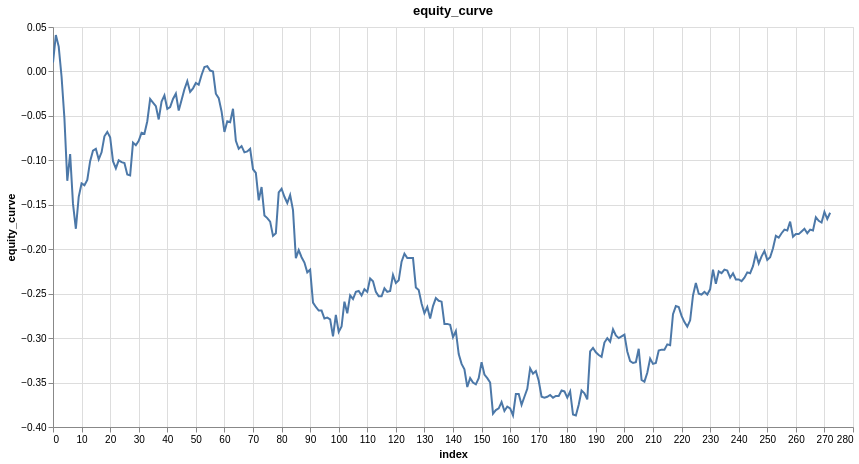

The cell this chart's notebook holds for it:
### Code cell
features = ['close_log_return_lag_1']
model = LinearModel(len(features))
model_trades = research.learn_model_trades(ts.drop_nulls(), features, target, model, loss=nn.L1Loss())
model_trades = research.add_tx_fees_log(model_trades, maker_fee, taker_fee)
research.plot_column(model_trades, 'equity_curve')
# looks almost like a straight line, with minimal drawdown, which is what you want, the higher the sharpe, the straigther the line. Sharpes of
# 20-40 is basically a straight line. This curve tells us we could use way more leverage with this. big question now, transaction fees, lets 
# see if its still amazing

### Figure 1 — Vega specification as saved in the notebook (floating-point values rounded to 4 significant figures; data arrays with more than 128 entries replaced by an {"elided": "..."} marker saying what was removed)
{"$schema": "https://vega.github.io/schema/vega/v6.json", "data": [{"name": "param_1e9efca18e7a2868_store"}, {"name": "source_0", "values": {"elided": "273 records"}}, {"name": "source_0_x_domain_index", "values": [{"min": 0, "max": 272}]}, {"name": "source_0_y_domain_equity_curve", "values": [{"min": -0.387, "max": 0.041}]}], "signals": [{"name": "unit", "value": {}, "on": [{"events": "pointermove", "update": "isTuple(group()) ? group() : unit"}]}, {"name": "param_1e9efca18e7a2868", "update": "vlSelectionResolve(\"param_1e9efca18e7a2868_store\", \"union\")"}, {"name": "param_1e9efca18e7a2868_index", "on": [{"events": [{"source": "view", "type": "dblclick"}], "update": "null"}, {"events": {"signal": "param_1e9efca18e7a2868_translate_delta"}, "update": "panLinear(param_1e9efca18e7a2868_translate_anchor.extent_x, -param_1e9efca18e7a2868_translate_delta.x / width)"}, {"events": {"signal": "param_1e9efca18e7a2868_zoom_delta"}, "update": "zoomLinear(domain(\"x\"), param_1e9efca18e7a2868_zoom_anchor.x, param_1e9efca18e7a2868_zoom_delta)"}]}, {"name": "param_1e9efca18e7a2868_equity_curve", "on": [{"events": [{"source": "view", "type": "dblclick"}], "update": "null"}, {"events": {"signal": "param_1e9efca18e7a2868_translate_delta"}, "update": "panLinear(param_1e9efca18e7a2868_translate_anchor.extent_y, param_1e9efca18e7a2868_translate_delta.y / height)"}, {"events": {"signal": "param_1e9efca18e7a2868_zoom_delta"}, "update": "zoomLinear(domain(\"y\"), param_1e9efca18e7a2868_zoom_anchor.y, param_1e9efca18e7a2868_zoom_delta)"}]}, {"name": "param_1e9efca18e7a2868_tuple", "on": [{"events": [{"signal": "param_1e9efca18e7a2868_index || param_1e9efca18e7a2868_equity_curve"}], "update": "param_1e9efca18e7a2868_index && param_1e9efca18e7a2868_equity_curve ? {unit: \"\", fields: param_1e9efca18e7a2868_tuple_fields, values: [param_1e9efca18e7a2868_index,param_1e9efca18e7a2868_equity_curve]} : null"}]}, {"name": "param_1e9efca18e7a2868_tuple_fields", "value": [{"field": "index", "channel": "x", "type": "R"}, {"field": "equity_curve", "channel": "y", "type": "R"}]}, {"name": "param_1e9efca18e7a2868_translate_anchor", "value": {}, "on": [{"events": [{"source": "scope", "type": "pointerdown"}], "update": "{x: x(unit), y: y(unit), extent_x: domain(\"x\"), extent_y: domain(\"y\")}"}]}, {"name": "param_1e9efca18e7a2868_translate_delta", "value": {}, "on": [{"events": [{"source": "window", "between": [{"source": "scope", "type": "pointerdown"}, {"source": "window", "type": "pointerup"}], "type": "pointermove", "consume": true}], "update": "{x: param_1e9efca18e7a2868_translate_anchor.x - x(unit), y: param_1e9efca18e7a2868_translate_anchor.y - y(unit)}"}]}, {"name": "param_1e9efca18e7a2868_zoom_anchor", "on": [{"events": [{"source": "scope", "type": "wheel", "consume": true}], "update": "{x: invert(\"x\", x(unit)), y: invert(\"y\", y(unit))}"}]}, {"name": "param_1e9efca18e7a2868_zoom_delta", "on": [{"events": [{"source": "scope", "type": "wheel", "consume": true}], "update": "pow(1.001, event.deltaY * pow(16, event.deltaMode))", "force": true}]}, {"name": "param_1e9efca18e7a2868_modify", "on": [{"events": {"signal": "param_1e9efca18e7a2868_tuple"}, "update": "modify(\"param_1e9efca18e7a2868_store\", param_1e9efca18e7a2868_tuple, true)"}]}], "marks": [{"type": "line", "name": "marks", "from": {"data": "source_0"}, "sort": {"field": "x"}, "encode": {"update": {"stroke": {"value": "#4c78a8"}, "defined": {"signal": "isValid(datum[\"index\"]) && isFinite(+datum[\"index\"]) && isValid(datum[\"equity_curve\"]) && isFinite(+datum[\"equity_curve\"])"}, "y": {"field": "equity_curve", "scale": "y"}, "tooltip": {"signal": "{\"index\": format(datum[\"index\"], \"\"), \"equity_curve\": format(datum[\"equity_curve\"], \"\")}"}, "x": {"field": "index", "scale": "x"}}}, "clip": true, "style": ["line"], "interactive": true}], "scales": [{"name": "x", "type": "linear", "domain": [{"signal": "(data(\"source_0_x_domain_index\")[0] || {}).min"}, {"signal": "(data(\"source_0_x_domain_index\")[0] || {}).max"}], "range": [0, {"signal": "width"}], "zero": false, "domainRaw": {"signal": "param_1e9efca18e7a2868[\"index\"]"}, "nice": true}, {"name": "y", "type": "linear", "domain": [{"signal": "(data(\"source_0_y_domain_equity_curve\")[0] || {}).min"}, {"signal": "(data(\"source_0_y_domain_equity_curve\")[0] || {}).max"}], "range": [{"signal": "height"}, 0], "nice": true, "domainRaw": {"signal": "param_1e9efca18e7a2868[\"equity_curve\"]"}, "zero": true}], "axes": [{"scale": "x", "orient": "bottom", "ticks": false, "minExtent": 0, "maxExtent": 0, "domain": false, "labels": false, "gridScale": "y", "tickCount": {"signal": "ceil(width/40)"}, "aria": false, "grid": true, "zindex": 0}, {"scale": "y", "gridScale": "x", "tickCount": {"signal": "ceil(height/40)"}, "aria": false, "ticks": false, "orient": "left", "minExtent": 0, "grid": true, "domain": false, "maxExtent": 0, "labels": false, "zindex": 0}, {"scale": "x", "orient": "bottom", "labelFlush": true, "labelOverlap": true, "tickCount": {"signal": "ceil(width/40)"}, "zindex": 0, "grid": false, "title": "index"}, {"scale": "y", "title": "equity_curve", "orient": "left", "grid": false, "tickCount": {"signal": "ceil(height/40)"}, "zindex": 0, "labelOverlap": true}], "title": {"text": "equity_curve", "frame": "group"}, "height": 400, "padding": 5, "width": 800, "style": "cell", "background": "white"}
